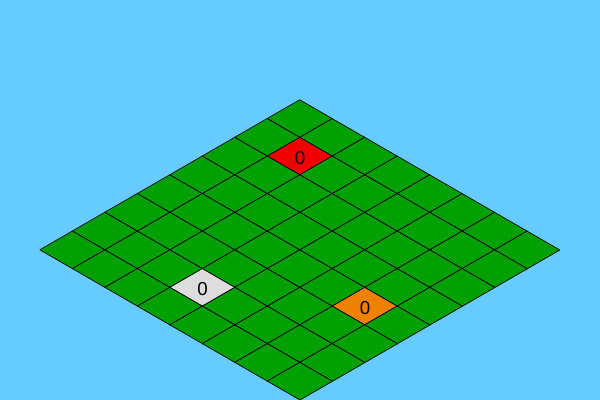
Frame 1 (no input)
Frame 60 (no input): identical to frame 1, image omitted
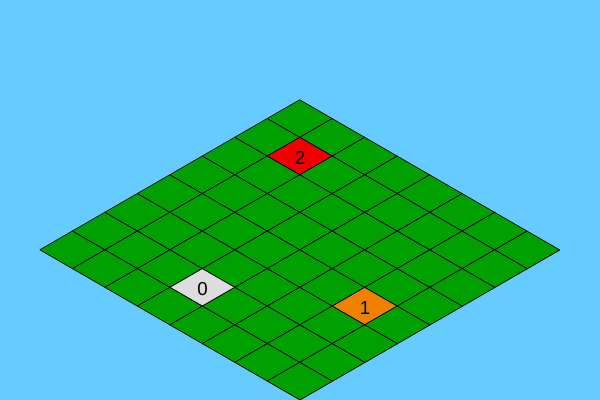
Frame 120 (the mouse pressed at the canvas centre since frame 60)

The p5.js sketch that drew these frames (run headless with seeded random() and noise() and a simulated clock; from frame 60 on, the mouse is pressed at the canvas centre):

// p5.js sketch
// ── sketch.js
const canvasWidth = 600;
const canvasHeight = 400;
let hatake;
let grass;
let secondsKeika;
function setup() {
  createCanvas(canvasWidth, canvasHeight);
  secondsKeika = 0;
  hatake = new Hatake();
  hatake.masume[1][1] = new TomatoMasu();
  hatake.masume[4][6] = new NinjinMasu();
  hatake.masume[6][3] = new DaikonMasu();
  grass = new KarappoMasu();
}

function draw() {
  background("#66ccff");
  const thisSecond = ~~(millis() / 1000);
  if (thisSecond > secondsKeika) {
    secondsKeika = thisSecond;
    hatake.nyoki();
  }
  hatake.display();
}

class Hatake {
  constructor() {
    this.masume = [
      [null, null, null, null, null, null, null, null],
      [null, null, null, null, null, null, null, null],
      [null, null, null, null, null, null, null, null],
      [null, null, null, null, null, null, null, null],
      [null, null, null, null, null, null, null, null],
      [null, null, null, null, null, null, null, null],
      [null, null, null, null, null, null, null, null],
      [null, null, null, null, null, null, null, null],
    ];
    this.tileSide = canvasWidth / this.masume.length;
    this.tileWidth = this.tileSide * sin(PI / 3);
    this.tileHeight = this.tileSide * 0.5; // cos(120) == 1/2
    this.x = canvasWidth / 2;
    this.y = canvasHeight - this.masume.length * this.tileHeight;
  }
  display() {
    this.masume.forEach((gyo, i) => {
      gyo.forEach((masu, j) => {
        this.drawTile(
          masu,
          this.x + (j * this.tileWidth) / 2 - (i * this.tileWidth) / 2,
          this.y +
            i * this.tileHeight +
            (j * this.tileHeight) / 2 -
            (i * this.tileHeight) / 2
        );
      });
    });
  }
  drawTile(masu, x, y) {
    if (masu === null) {
      grass.draw(x, y);
    } else {
      masu.draw(x, y);
    }
  }
  nyoki() {
    this.masume.forEach((gyo, i) => {
      gyo.forEach((masu, j) => {
        if (masu == null || masu.seichoSpeed == null) return;
        if (secondsKeika >= masu.seichoLast + masu.seichoSpeed) {
          masu.seicho++;
          masu.seichoLast = secondsKeika;
        }
      });
    });
  }
}
class Masu {
  constructor(tileColor) {
    this.tileColor = tileColor;
    this.started = 0; // ゲーム開始から何秒後に設置されたか
    this.seichoLast = 0; // ゲーム開始から何秒後に最後に成長したか
    this.seichoSpeed = null; // 何秒ごとに成長するか（数値が低い方が速い）
    this.seicho = null; // 現在、どこまで成長しているか
  }
  draw(x, y) {
    fill(this.tileColor);
    quad(
      x,
      y,
      x + hatake.tileWidth / 2,
      y + hatake.tileHeight / 2,
      x,
      y + hatake.tileHeight,
      x - hatake.tileWidth / 2,
      y + hatake.tileHeight / 2
    );
    if (this.seicho !== null) {
      textSize(hatake.tileHeight * 0.5);
      textAlign(CENTER);
      fill(0);
      text(this.seicho, x, y + hatake.tileHeight * 0.7);
    }
  }
}
class TomatoMasu extends Masu {
  constructor() {
    super("#f00000"); // 赤
    this.seichoSpeed = 1;
    this.seicho = 0;
  }
}
class NinjinMasu extends Masu {
  constructor() {
    super("#f08000"); // オレンジ
    this.seichoSpeed = 2;
    this.seicho = 0;
  }
}
class DaikonMasu extends Masu {
  constructor() {
    super("#dddddd"); // ほぼ白
    this.seichoSpeed = 3;
    this.seicho = 0;
  }
}
class KarappoMasu extends Masu {
  constructor() {
    super("#00a000"); // 緑
  }
}
